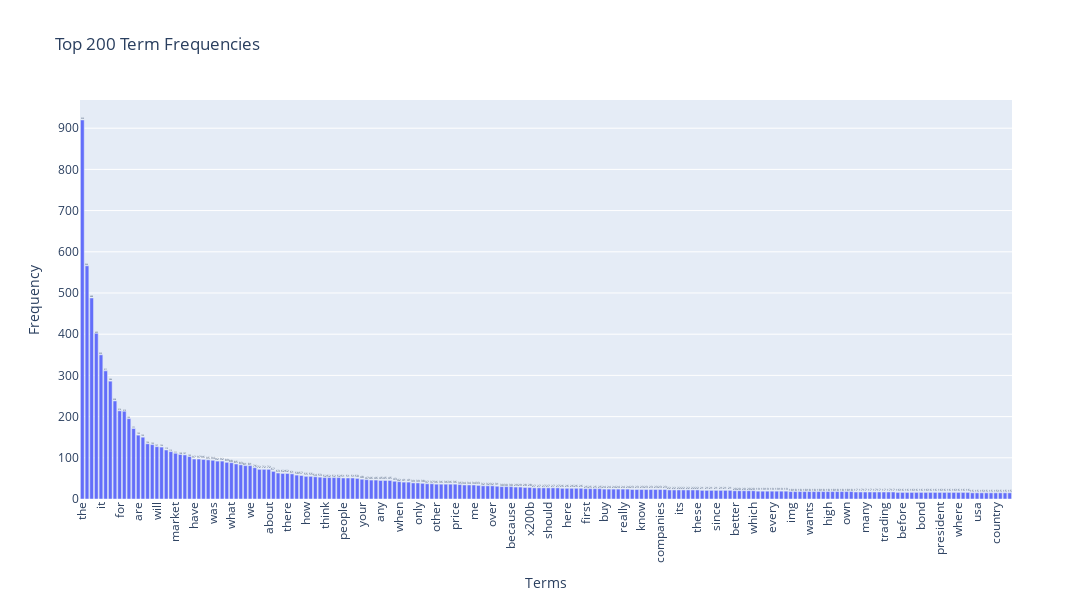

Source (notebook cell):
### Code cell
# Exercise 12
# Answer here
import plotly.express as px

term_frequencies = np.asarray(reddit_word_counts.sum(axis=0)).flatten()

# get indices of top N terms, sorted descending
top_terms = 200  
top_idx = np.argsort(term_frequencies)[-top_terms:][::-1]

# build dataframe with selected terms
terms = [count_vect.get_feature_names_out()[i] for i in top_idx]
freqs = term_frequencies[top_idx]
df_plot = pd.DataFrame({"term": terms, "frequency": freqs})

fig = px.bar(df_plot, x="term", y="frequency",
             title=f"Top {top_terms} Term Frequencies",
             labels={"term": "Terms", "frequency": "Frequency"},
             text="frequency")

fig.update_layout(xaxis_tickangle=-90, 
                  height=600, 
                  width=5000)

fig.show()

### Figure 1 — Plotly figure (JSON) as saved in the notebook; plotly's stock layout.template omitted (floating-point values rounded to 4 significant figures; data arrays with more than 128 entries replaced by an {"elided": "..."} marker saying what was removed)
{"data": [{"hovertemplate": "Terms=%{x}<br>Frequency=%{text}<extra></extra>", "legendgroup": "", "marker": {"color": "#636efa", "pattern": {"shape": ""}}, "name": "", "orientation": "v", "showlegend": false, "text": {"elided": "200 float values"}, "textposition": "auto", "type": "bar", "x": {"elided": "200 str values"}, "xaxis": "x", "y": {"elided": "200 int values"}, "yaxis": "y"}], "layout": {"barmode": "relative", "height": 600, "legend": {"tracegroupgap": 0}, "title": {"text": "Top 200 Term Frequencies"}, "width": 5000, "xaxis": {"anchor": "y", "domain": [0, 1], "tickangle": -90, "title": {"text": "Terms"}}, "yaxis": {"anchor": "x", "domain": [0, 1], "title": {"text": "Frequency"}}}}
